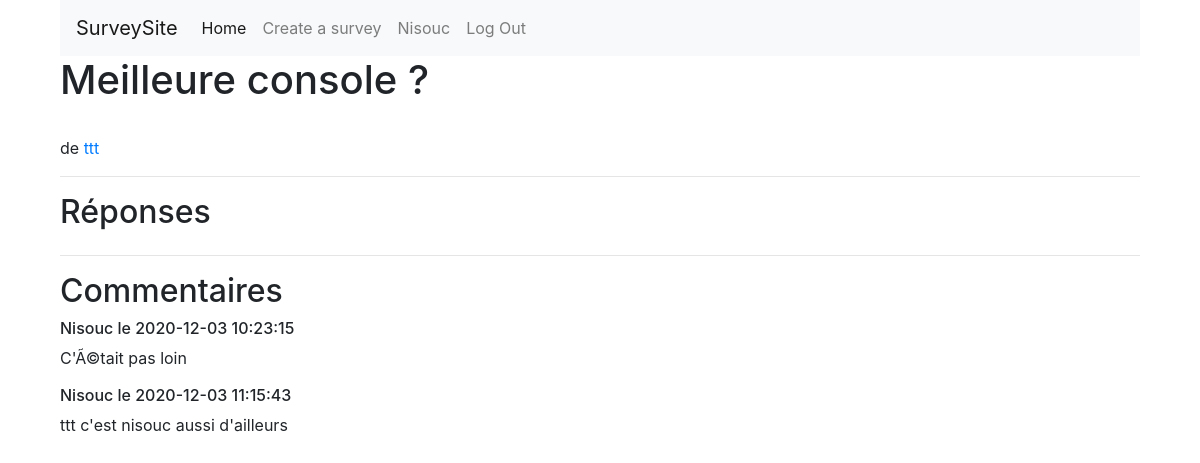
The app's page /index.php?page=survey&id=18 (signed in) with its own data.
### tables this page shows
CREATE TABLE `surveys` (
  `survey_id` int(11) NOT NULL,
  `question` varchar(255) NOT NULL,
  `end` datetime NOT NULL,
  `creatorsId` int(11) NOT NULL,
  `status` int(1) NOT NULL DEFAULT '1'
);

CREATE TABLE `users` (
  `user_id` int(11) NOT NULL,
  `user_name` varchar(255) NOT NULL,
  `user_pass` varchar(255) NOT NULL,
  `user_email` varchar(255) NOT NULL,
  `user_status` tinyint(1) NOT NULL,
  `user_theme` varchar(255) NOT NULL DEFAULT 'white'
);

CREATE TABLE `comments` (
  `comment_id` int(11) NOT NULL,
  `author` varchar(255) NOT NULL,
  `content` varchar(255) NOT NULL,
  `created_at` timestamp NOT NULL DEFAULT CURRENT_TIMESTAMP,
  `conv_id` int(11) NOT NULL
);

### App/Controller/SurveyController.php (called while the page is built, shortened)
<?php
class surveyController
{
    public function __construct()
    {
        $this->model = new SurveyModel();
    }
    public function renderSurvey()
    {
        $SurId = $_GET['id'];
        $survey = $this->model->getSurvey($SurId);
        $coms = $this->model->getMess($SurId);
        require ROOT."/App/View/SurveyVisitView.php";
    }
}

### Public/index.php (called while the page is built, shortened)
<?php
require ROOT."/Core/Database.php";
require ROOT."/router.php";

### Core/Database.php (called while the page is built, shortened)
<?php
class Database{
    protected $pdo;
    public function __construct()
    {
        try {
            $this->host = $dbConfig["host"];
            $this->dbname = $dbConfig["dbname"];
            $this->user = $dbConfig["user"];
            $this->pass = $dbConfig["pass"];
            $this->pdo = new \PDO("mysql:host=$this->host;dbname=$this->dbname", $this->user, $this->pass);
        } catch (\PDOException $e) {
            return $e->getMessage();
        }
    }
    public function query(string $statement, bool $one)
    {
        $query = $this->pdo->query($statement);
        if ($one === false) {
            return $query->fetch(\PDO::FETCH_ASSOC);
        } else {
            return $query->fetchAll(\PDO::FETCH_ASSOC);
        }
    }
}

### App/Model/SurveyModel.php (called while the page is built, shortened)
<?php
class SurveyModel extends Database
{
    public function getSurvey($id)
    {
        $getEm = "SELECT * FROM surveys INNER JOIN users on surveys.creatorsId = users.user_id WHERE survey_id = '" . $id . "'";
        return $this->query($getEm, false);
    }
    public function getMess($id)
    {
        $msg = "SELECT * FROM comments WHERE conv_id = '" . $id .  "'";
        return $this->query($msg, true);
    }
}

### App/View/surveyVisitView.php (the view, shortened to what this page needs)
<?php
require ROOT."/commons.php";
?>
<!DOCTYPE html>
<html lang="fr">
<head>
</head>
<body>
    <h1><?= $survey['question'] ?> </h1>
    <p><br> de <a href="?page=user&name=<?= $survey['user_name'] ?>"><?= $survey['user_name'] ?></a></p>
    <hr>
    <h2>Réponses</h2>
        <div class="sectioncoms">
            <hr>
            <h2>Commentaires</h2>
            <div id="commentbox">
                <?php foreach($coms as $com) { ?>
                    <div class="message"><h6><?= $com['author'] ?> le <?= $com['created_at'] ?></h6><p><?= $com['content'] ?></p></div>
                <?php } ?>
            </div>
        </div>

### Public/assets/css/style.css (style rules this page uses)
* { margin: 0; padding: 0; box-sizing: border-box; }
html { scroll-behavior: smooth; }
body { width: 90%; margin: auto; }
#commentbox { display: flex; flex-direction: column; }

### records on screen
surveys: question "Meilleure console ?", users.user_name "ttt"
comments: author "Nisouc", created_at "2020-12-03 10:23:15", content "C'Ã©tait pas loin"
comments: author "Nisouc", created_at "2020-12-03 11:15:43", content "ttt c'est nisouc aussi d'ailleurs"

### other values on screen
$_SESSION["Username"] "Nisouc"
